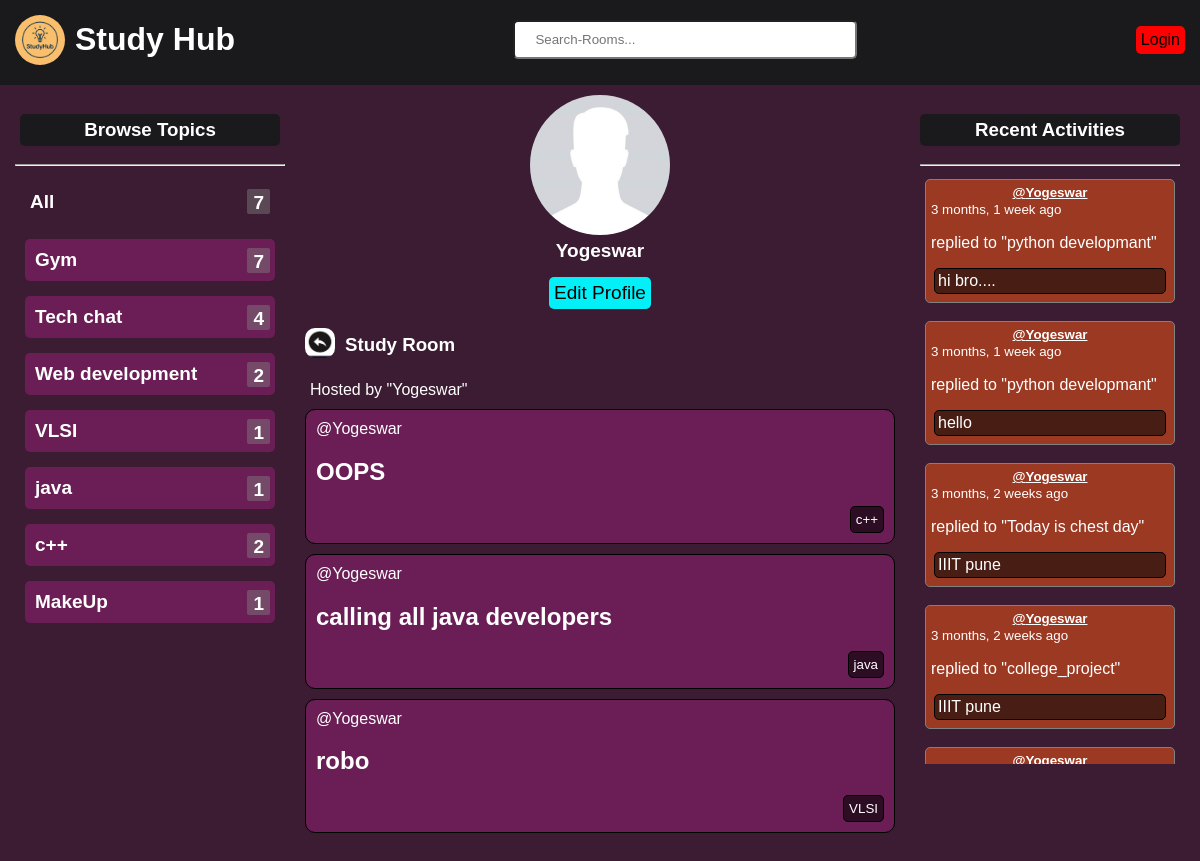
Page /profile/1/ on the committed database.
### base/models.py (models this page shows)
class Topic(models.Model):
    name=models.CharField(max_length=200)
    def __str__(self):
        return self.name

class Room(models.Model):
    host=models.ForeignKey(User,on_delete=models.SET_NULL,null=True)
    topic=models.ForeignKey(Topic,on_delete=models.SET_NULL,null=True)
    name=models.CharField(max_length=200)
    description=models.TextField(null=True,blank=True)
    participants=models.ManyToManyField(User,related_name='participants',blank=True)
    updated=models.DateTimeField(auto_now=True)
    created=models.DateTimeField(auto_now_add=True)
    class Meta:      #to order latest created at top in home page...
        ordering=['-updated','-created']
    def __str__(self):
        return self.name

class message(models.Model):
    user=models.ForeignKey(User , on_delete=models.CASCADE)
    room=models.ForeignKey(Room,on_delete=models.CASCADE)
    body=models.TextField()
    updated=models.DateTimeField(auto_now=True)
    created=models.DateTimeField(auto_now_add=True)
    class Meta:      #to order latest created at top in home page...
        ordering=['-updated','-created']
    def __str__(self):
        return self.body[0:50]

### base/views.py (the view)
# urls.py: path('profile/<str:pk>/',views.userProfile,name="user-profile"),
def userProfile(request,pk):
    user=User.objects.get(id=pk)
    rooms=user.room_set.all() #to get rooms of specific user
    room_messages=user.message_set.all()
    topics=Topic.objects.all()
    context={'user':user,'rooms':rooms,'room_messages':room_messages,'topics':topics}
    return render(request,'base/profile.html',context)

### base/templates/base/profile.html (shortened to what this page needs)
{% extends 'main.html' %} {% load static %} {% block content %}
<div class="profile-container">
  {% include 'base/topics_component.html' %}
  <div class="profile-main">
    <div>
      <div class="profile-img-div">
        <img src="{% static 'images/img.jpg' %}" alt="Image" id="profile-img" />
        <h4>{{user.username}}</h4>
       <a href="{% url 'update-user' user.id %}" id="edit-profile-btn"> <span >Edit Profile</span></a>
      </div>
      <div id="user-study-room">
        <div id="profile-back-section">
          <a href="{% url 'home' %}"
            ><img src="{% static 'images/back-arrow2.jpg' %}" id="back-arrow"
          /></a>
          <h3>Study Room</h3>
        </div>
        <p>Hosted by "{{user.username}}"</p>
      </div>
    </div>
    <div class="main-feed">{% include 'base/feed_component.html' %}</div>
  </div>
  <div class="recent-activity">
    {% include 'base/activity_component.html' %}
  </div>
</div>
{% endblock content %}

### templates/main.html (shortened to what this page needs)
<!DOCTYPE html>
{% load static %}
<html lang="en">
<head>
    <link rel="stylesheet" href="{% static 'styles/main.css' %}">
</head>
<body>
    {% include 'navbar.html' %}
    {% block content %}
    {% endblock %}
</body>
</html>

### templates/navbar.html (shortened to what this page needs)
{% load static %}
<div class="nav-section">
  <div class="logo-section">
    <img src="{% static 'images/studyhub-logo.png' %}" alt="logo" id="logo" />
    <a href="/" id="study-hub"><h1>Study Hub</h1></a>
  </div>
  <form method="GET" action="{% url 'home' %}" id="input-form">
    <input
      type="text"
      name="q"
      placeholder="Search-Rooms..."
      id="search-rooms"
    />
  </form>
  {% if request.user.is_authenticated %}
  <p id="user-name">Hello {{request.user}}</p>
  <div class="logout-login-button">
    <a href="{% url 'logout' %}" id="logout-login">Logout</a>
  </div>
  {% else %}
  <div class="logout-login-button">
    <a href="{% url 'login' %}" id="logout-login">Login</a>
  </div>
  {% endif %}
</div>

### base/templates/base/topics_component.html (shortened to what this page needs)
{% block content %}
<div class="browse-topics">
  <h3 id="browse">Browse Topics</h3>
  <hr />
  <div class="all">
    <a href="{% url 'home' %}">All </a
    ><span id="topic-count">{{topics.count}}</span>
  </div>
  <div class="topic-container">
    {% for topic in topics %}
    <div class="topic-name">
      <a href="{% url 'home' %}?q={{topic.name}}" id="topic">{{topic.name}} </a>
      <span id="topic-count">{{topic.room_set.count}}</span>
    </div>
    {% endfor %}
  </div>
</div>
{% endblock content %}

### base/templates/base/feed_component.html (shortened to what this page needs)
{% block content %}
{% for room in rooms %}
<div class="feed-content">
  <div class="user-room-header">
    <div>
      {% if room.host and room.host.id %}
      <a href="{% url 'user-profile' room.host.id %}" id="username"
        >@{{ room.host.username }}</a
      >
      {% else %}
      <span>@Unknown Host</span>
      {% endif %}
    </div>
  </div>
  <h2><a href="/room/{{room.id}}" id="username">{{room.name}}</a></h2>
  <div id="room-topic">
    <small>{{room.topic}}</small>
  </div>
</div>
{% endfor %} {% endblock content %}

### base/templates/base/activity_component.html (shortened to what this page needs)
{% block content %}
<div id="activity">
  <h3 id="recent-header">Recent Activities</h3>
  <hr />
  <div class="recent-activities">
    {% for message in room_messages %}
    <div class="activity-box">
      <div>
        <small
          ><a href="{% url 'user-profile' message.user.id %}" id="user-name"
            >@{{message.user}}</a
          >{{message.created|timesince}} ago
        </small>
        <p>replied to "{{message.room}}"</p>
        <p id="recent-msg">{{message}}</p>
      </div>
    </div>
    <br />
    {% endfor %}
  </div>
</div>
{% endblock content %}

### static/styles/main.css (style rules this page uses)
body { background-color:#3B1C32; margin: 0px; padding: 0px; }

### templates/navbar.html (style rules this page uses)
.nav-section { display: flex; align-items: center; justify-content: space-between; background-color: #1a1a1d; color: white; margin-bottom: 10px; margin-top: 0px; margin-left: 0px; margin-right: 0px; padding-left: 15px; padding-right: 15px; padding-bottom: 5px; }
#search-rooms { padding: 10px 20px 10px 20px; border-radius: 5px; width: 300px; }
#input-form { display: flex; justify-content: center; align-items: center; }
#user-name { text-align: center; font-weight: bold; display: flex; justify-content: center; align-items: center; }
#logout-login { display: flex; flex-direction: row; justify-content: center; align-items: center; border: none; border-radius: 5px; padding: 5px; background-color: red; color: black; text-decoration: none; max-width: 100px; }
.logout-login-button { display: flex; justify-content: start; align-items: center; }
#study-hub { color: white; text-decoration: none; }
#logo { width: 50px; height: 50px; border-radius: 50%; }
.logo-section { display: flex; gap: 10px; justify-content: center; align-items: center; }

### base/templates/base/profile.html (style rules this page uses)
.nav-section { font-family: Arial, sans-serif; }
.profile-container { display: grid; grid-template-columns: 1fr 2fr 1fr; max-height: 450px; font-family: Arial, sans-serif; }
.main-feed { padding-left: 5px; padding-right: 5px; height: 430px; overflow: scroll; scroll-behavior: smooth; overflow-x: hidden; scrollbar-width: thin; scrollbar-color: rgba(0, 0, 0, 0.3) transparent; }
#profile-img { width: 140px; border-radius: 50%; display: block; text-align: center; }
.profile-img-div { display: flex; align-items: center; justify-content: center; flex-direction: column; }
.profile-img-div h4 { color: rgb(255, 255, 255); margin: 5px; font-size: 19px; }
#user-study-room h3, #user-study-room p { color: white; margin: 10px; }
.recent-activity { padding-left: 10px; padding-right: 10px; }
#back-arrow { width: 30px; height: 30px; border-radius: 10px; }
#profile-back-section { display: flex; align-items: center; justify-content: start; padding: 5px; }
#edit-profile-btn { font-size: 19px; text-decoration: none; margin: 10px; border-radius: 5px; background-color: rgb(3, 240, 248); padding: 5px; color: black; }

### base/templates/base/topics_component.html (style rules this page uses)
.topic-name { font-family: Arial, sans-serif; font-weight: bold; font-size: 19px; margin-bottom: 15px; border: none; border-radius: 5px; padding: 5px; color: white; background-color: #6a1e55; display: flex; flex-direction: row; align-items: center; justify-content: space-between; }
#browse { font-family: Arial, sans-serif; font-weight: bold; text-align: center; background-color: #1a1a1d; color: white; padding: 5px; border-radius: 5px; border: none; margin-left: 5px; margin-right: 5px; }
.all { font-family: Arial, sans-serif; font-weight: bold; font-size: 19px; padding: 15px; display: flex; flex-direction: row; align-items: center; justify-content: space-between; }
.topic-container { padding: 10px; }
#topic { color: white; padding: 5px; text-decoration: none; }
#topic-count { background-color: rgba(128, 128, 128, 0.451); border: none; border-radius: 2px; padding-left: 6px; padding-right: 6px; padding-top: 3px; text-decoration: none; color: white; }
.all a { text-decoration: none; color: white; }
.browse-topics { padding-left: 15px; padding-right: 15px; }

### base/templates/base/feed_component.html (style rules this page uses)
.feed-content { display: flex; flex-direction: column; padding: 10px; margin-bottom: 10px; background-color: #6a1e55; border: 1px solid black; border-radius: 10px; color: white; }
.user-room-header { display: flex; justify-content: space-between; align-items: center; }
#username { text-decoration: none; color: white; }
#room-topic { display: flex; justify-content: right; align-items: center; color: white; }
#room-topic small { border: 1px solid black; border-radius: 5px; padding: 5px; background-color: rgba(0, 0, 0, 0.578); }

### base/templates/base/activity_component.html (style rules this page uses)
.activity-box { border: 1px solid grey; border-radius: 5px; padding: 5px; background-color: #9b3922; color: white; }
#recent-header { text-align: center; background-color: #1a1a1d; color: white; padding: 5px; border-radius: 5px; border: none; }
.recent-activities { padding: 5px; max-height: 580px; overflow: scroll; scroll-behavior: smooth; overflow-x: hidden; scrollbar-width: thin; scrollbar-color: rgba(0, 0, 0, 0.3) transparent; }
#recent-msg { border: 1px solid black; border-radius: 5px; padding: 3px; background-color: #481e14; color: white; margin: 3px; }
#user-name { color: white; text-align: start; }
#activity { padding: 0px 10px 10px 10px; }

### rows in the picture
Topic: name "Gym", room_set.count "7"
Topic: name "Tech chat", room_set.count "4"
Topic: name "Web development", room_set.count "2"
Topic: name "VLSI", room_set.count "1"
Topic: name "java", room_set.count "1"
Topic: name "c++", room_set.count "2"
Topic: name "MakeUp", room_set.count "1"
Room: host.username "Yogeswar", name "OOPS", topic "c++"
Room: host.username "Yogeswar", name "calling all java developers", topic "java"
Room: host.username "Yogeswar", name "robo", topic "VLSI"
message: user "Yogeswar", created "3 months, 1 week", room "python developmant", body "hi bro...."
message: user "Yogeswar", created "3 months, 1 week", room "python developmant", body "hello"
message: user "Yogeswar", created "3 months, 2 weeks", room "Today is chest day", body "IIIT pune"
message: user "Yogeswar", created "3 months, 2 weeks", room "college_project", body "IIIT pune"
message: user "Yogeswar"

### other values in the picture
{{ topics.count }} "7"
{{ user.username }} "Yogeswar"
